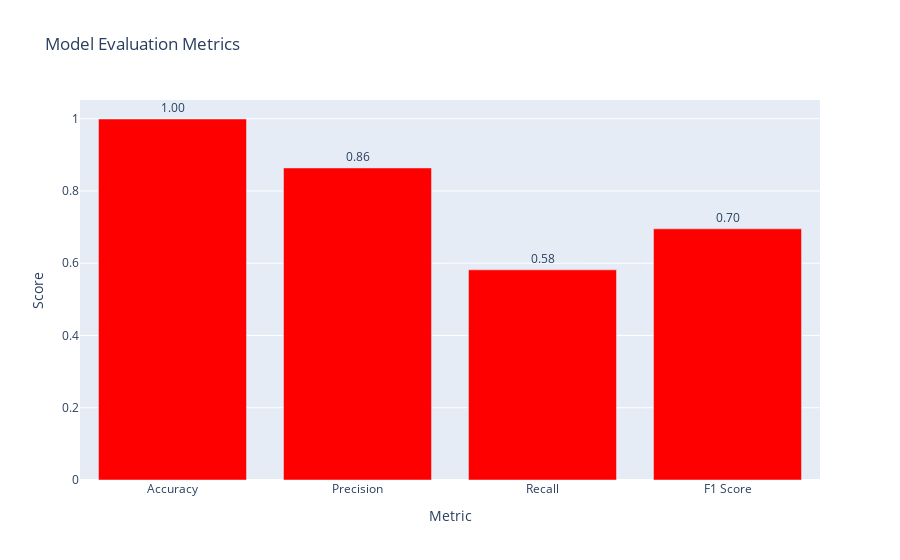
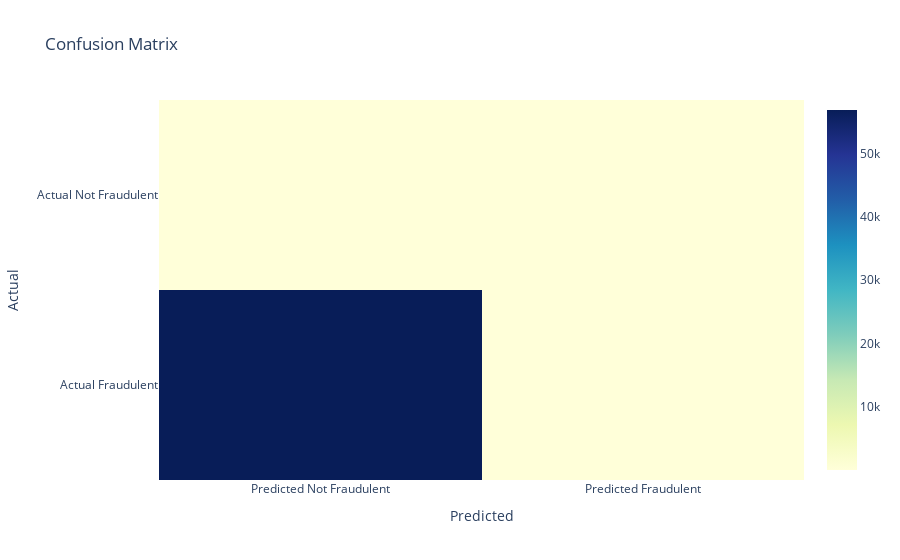

Notebook cell for these charts, in order:
### Code cell
import plotly.express as px
import plotly.graph_objects as go

# Create a DataFrame for model evaluation metrics
metrics_df = pd.DataFrame({
    'Metric': ['Accuracy', 'Precision', 'Recall', 'F1 Score'],
    'Value': [accuracy, precision, recall, f1]
})

# Create a bar chart for model evaluation metrics
fig_metrics = px.bar(
    metrics_df,
    x='Metric',
    y='Value',
    text='Value',
    labels={'Value': 'Score'},
    title='Model Evaluation Metrics',
    color_discrete_sequence=['red'],
)
fig_metrics.update_traces(texttemplate='%{text:.2f}', textposition='outside')

# Create a heatmap for the confusion matrix
fig_confusion = go.Figure(data=go.Heatmap(
    z=confusion,
    x=['Predicted Not Fraudulent', 'Predicted Fraudulent'],
    y=['Actual Fraudulent', 'Actual Not Fraudulent'],
    colorscale='YlGnBu'
))
fig_confusion.update_layout(
    title='Confusion Matrix',
    xaxis_title='Predicted',
    yaxis_title='Actual',
)

# Show the charts
fig_metrics.show()
fig_confusion.show()

### Figure 1 — Plotly figure (JSON) as saved in the notebook; plotly's stock layout.template omitted (floating-point values rounded to 4 significant figures)
{"data": [{"alignmentgroup": "True", "hovertemplate": "Metric=%{x}<br>Score=%{text}<extra></extra>", "legendgroup": "", "marker": {"color": "red", "pattern": {"shape": ""}}, "name": "", "offsetgroup": "", "orientation": "v", "showlegend": false, "text": [0.9991, 0.8636, 0.5816, 0.6951], "textposition": "outside", "texttemplate": "%{text:.2f}", "type": "bar", "x": ["Accuracy", "Precision", "Recall", "F1 Score"], "xaxis": "x", "y": [0.9991, 0.8636, 0.5816, 0.6951], "yaxis": "y"}], "layout": {"barmode": "relative", "legend": {"tracegroupgap": 0}, "title": {"text": "Model Evaluation Metrics"}, "xaxis": {"anchor": "y", "domain": [0, 1], "title": {"text": "Metric"}}, "yaxis": {"anchor": "x", "domain": [0, 1], "title": {"text": "Score"}}}}

### Figure 2 — Plotly figure (JSON) as saved in the notebook; plotly's stock layout.template omitted (floating-point values rounded to 4 significant figures)
{"data": [{"colorscale": [[0, "rgb(255,255,217)"], [0.125, "rgb(237,248,177)"], [0.25, "rgb(199,233,180)"], [0.375, "rgb(127,205,187)"], [0.5, "rgb(65,182,196)"], [0.625, "rgb(29,145,192)"], [0.75, "rgb(34,94,168)"], [0.875, "rgb(37,52,148)"], [1, "rgb(8,29,88)"]], "type": "heatmap", "x": ["Predicted Not Fraudulent", "Predicted Fraudulent"], "y": ["Actual Fraudulent", "Actual Not Fraudulent"], "z": [[56855, 9], [41, 57]]}], "layout": {"title": {"text": "Confusion Matrix"}, "xaxis": {"title": {"text": "Predicted"}}, "yaxis": {"title": {"text": "Actual"}}}}
